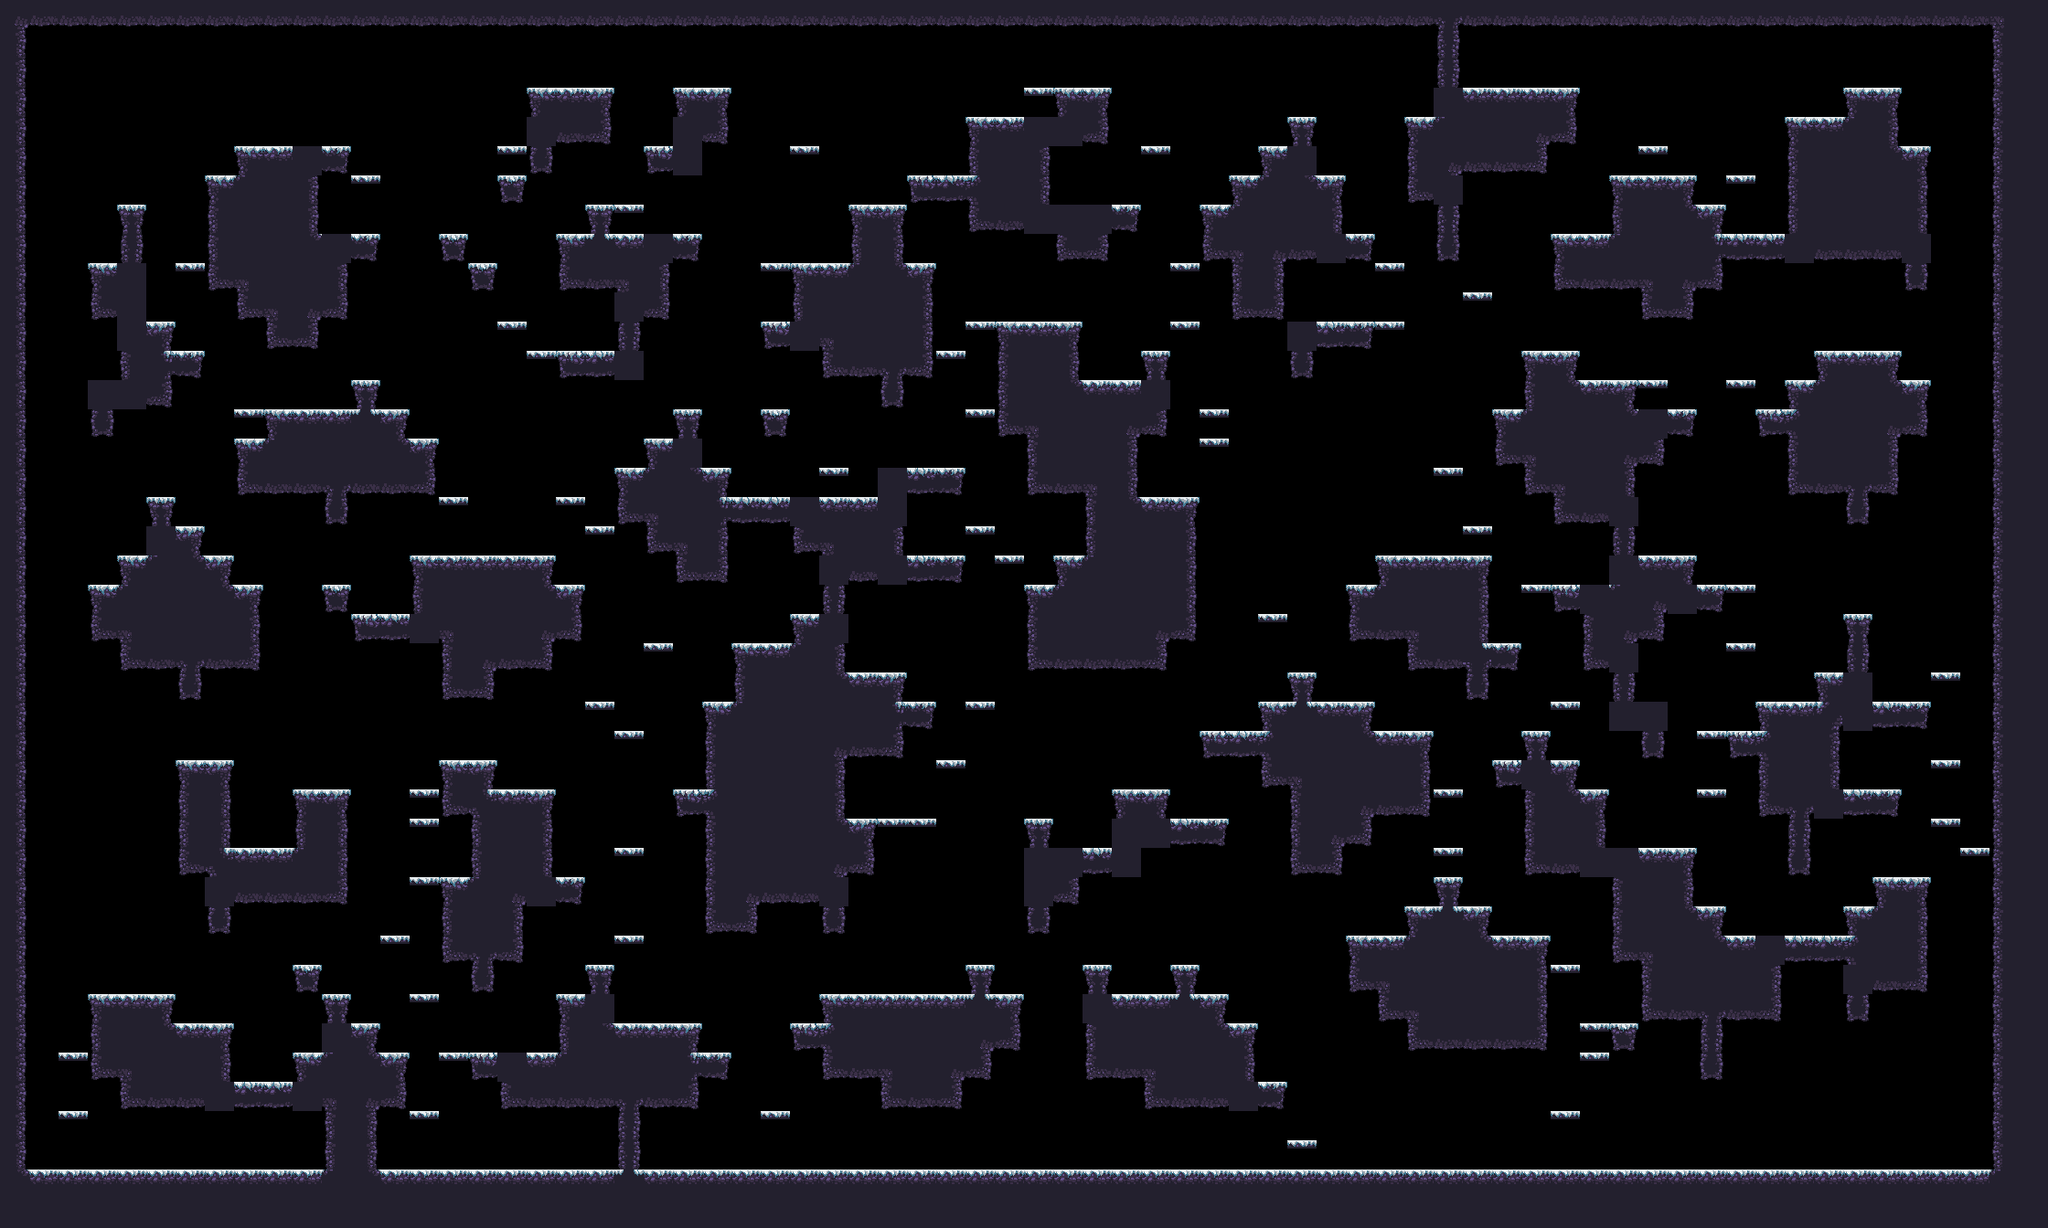

This is a level from a 2D game, rendered from its Tiled map with the project's own tilesets. A one-line summary and the map file follow, with tile-layer data summarised:
An orthogonal 70x42 tile map with 32x32 px tiles, 1 tile layer (main) and 17 objects (9x spawn, spawnPlayer0, spawnCrown0, spawnPlayer1, spawnCrown1, ...).

<map compressionlevel="0" height="42" infinite="0" nextlayerid="3" nextobjectid="4" orientation="orthogonal" renderorder="right-down" tiledversion="1.3.2" tileheight="32" tilewidth="32" version="1.2" width="70">
 <tileset firstgid="1" source="forest_winter_tile_set.tsx" />
 <layer height="42" id="1" name="main" width="70">
  <data>[2940 cells, 1237 non-empty, 28 distinct tile ids]</data>
 </layer>
 <objectgroup id="2" name="objects"><object id="1" name="spawnPlayer0" x="160" y="176.0" /><object id="2" name="spawnCrown0" x="288" y="112.0" /><object id="3" name="spawnPlayer1" x="1856" y="144.0" /><object id="4" name="spawnCrown1" x="2112" y="112.0" /><object id="5" name="spawnPlayer2" x="96" y="1232.0" /><object id="6" name="spawnCrown2" x="128" y="1040.0" /><object id="7" name="spawnPlayer3" x="2080" y="1232.0" /><object id="8" name="spawnCrown3" x="2112" y="1232.0" /><object id="9" name="spawn" x="512" y="1232.0" /><object id="10" name="spawn" x="1216" y="1008.0" /><object id="11" name="spawn" x="1024" y="1040.0" /><object id="12" name="spawn" x="1696" y="752.0" /><object id="13" name="spawn" x="448" y="400.0" /><object id="14" name="spawn" x="1760" y="1232.0" /><object id="15" name="spawn" x="2048" y="1232.0" /><object id="16" name="spawn" x="1472" y="144.0" /><object id="17" name="spawn" x="1568" y="560.0" /></objectgroup></map>
